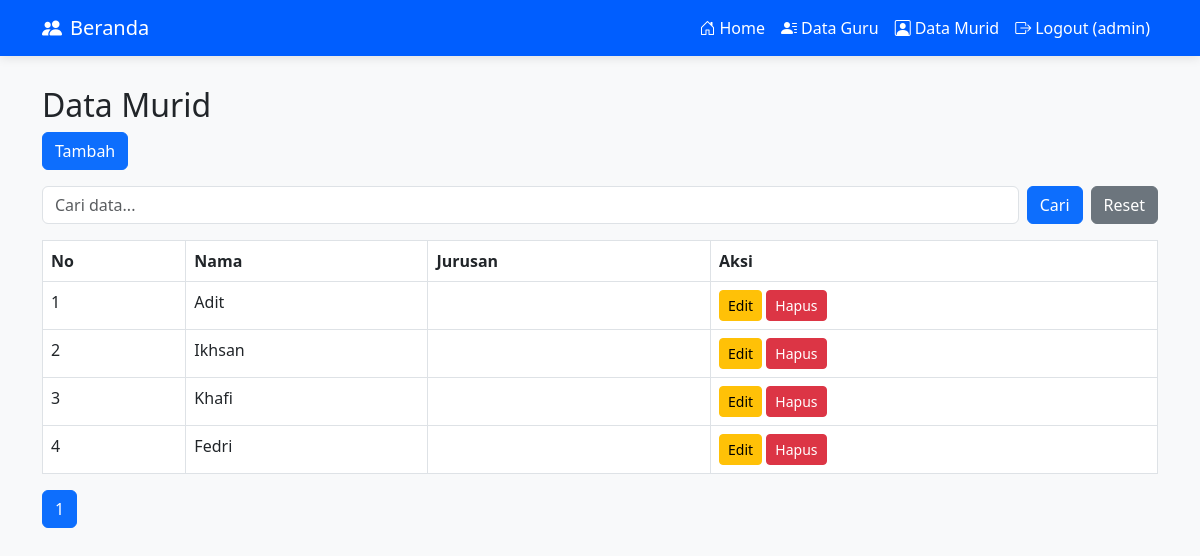
The page /views/murid/index.php (signed in) on the database its author committed.
### tables this page shows
CREATE TABLE `murid` (
  `id` int(11) NOT NULL,
  `nama` varchar(100) NOT NULL,
  `jurusan` enum('Kuliner', 'Perhotelan', 'MPLB', 'PPLG', 'Busana') NOT NULL
);

### config/Helper.php (called while the page is built, shortened)
<?php
function get($key) {
    return isset($_GET[$key]) ? htmlspecialchars($_GET[$key]) : null;
}
function paginate($totalData, $limit = 10) {
    $page = isset($_GET['page']) ? (int)$_GET['page'] : 1;
    $start = ($page - 1) * $limit;
    $totalPage = ceil($totalData / $limit);
    return [
        'start' => $start,
        'limit' => $limit,
        'current' => $page,
        'total_page' => $totalPage
    ];
}
?>

### models/Murid.php (called while the page is built, shortened)
<?php
class Murid {
    private $conn;
    private $table = "murid";
    public function __construct($db)
    {
        $this->conn = $db;
    }
    public function countAll($keyword = null) {
        if ($keyword) {
            $query = "SELECT COUNT(*) as total FROM $this->table
                    WHERE nama LIKE ? OR jurusan LIKE ?";
            $stmt = $this->conn->prepare($query);
            $like = "%$keyword%";
            $stmt->bind_param("ss", $like, $like);
            $stmt->execute();
            return $stmt->get_result()->fetch_assoc()['total'];
        } else {
            $query = "SELECT COUNT(*) as total FROM $this->table";
            return $this->conn->query($query)->fetch_assoc()['total'];
        }
    }
    public function getData($start, $limit, $keyword = null) {
        if ($keyword) {
            $query = "SELECT * FROM $this->table
                    WHERE nama LIKE ? OR jurusan LIKE ?
                    LIMIT ?, ?";
            $stmt = $this->conn->prepare($query);
            $like = "%$keyword%";
            $stmt->bind_param("ssii", $like, $like, $start, $limit);
        } else {
            $query = "SELECT * FROM $this->table LIMIT ?, ?";
            $stmt = $this->conn->prepare($query);
            $stmt->bind_param("ii", $start, $limit);
        }
        $stmt->execute();
        return $stmt->get_result();
    }
}
?>

### views/murid/index.php (the view, shortened to what this page needs)
<?php
include '../../config/Database.php';
include '../../models/Murid.php';
include '../../config/Helper.php';
$db = new Database();
$conn = $db->connect();
$keyword = get('search');
$murid = new Murid($conn);
$totalData = $murid->countAll($keyword);
$pagination = paginate($totalData, 10);
$data = $murid->getData($pagination['start'], $pagination['limit'], $keyword);
?>
<!DOCTYPE html>
<html>
    <link href="https://cdn.jsdelivr.net/npm/bootstrap@5.3.0/dist/css/bootstrap.min.css" rel="stylesheet">
    <link rel="stylesheet" href="https://cdn.jsdelivr.net/npm/bootstrap-icons@1.8.1/font/bootstrap-icons.css">
    <nav class="navbar navbar-expand-lg navbar-dark">
        <div class="container">
            <a class="navbar-brand" href="../../views/index.php">
                <i class="bi bi-people-fill me-2"></i>Beranda
            </a>
            <div class="collapse navbar-collapse justify-content-end" id="navbarNav">
                <ul class="navbar-nav">
                    <li class="nav-item">
                        <a class="nav-link" aria-current="page" href="../../views/index.php">
                            <i class="bi bi-house-door me-1"></i>Home
                        </a>
                    </li>
                    <li class="nav-item">
                        <a class="nav-link" href="../../views/guru/index.php">
                            <i class="bi bi-person-lines-fill me-1"></i>Data Guru
                        </a>
                    </li>
                    <li class="nav-item">
                        <a class="nav-link" href="../../views/murid/index.php">
                            <i class="bi bi-person-square me-1"></i>Data Murid
                        </a>
                    </li>
                    <li class="nav-item">
                        <a class="nav-link" href="logout.php">
                            <i class="bi bi-box-arrow-right me-1"></i>Logout (<?= $_SESSION['username']; ?>)
                        </a>
                    </li>
                </ul>
            </div>
        </div>
    </nav>
    <div class="container main-container">
        <h2>Data Murid</h2>
        <a href="tambah.php" class="btn btn-primary mb-3">Tambah</a>
        <form method="GET" class="mb-3 d-flex">
            <input type="text" name="search" class="form-control me-2" placeholder="Cari data..." value="<?= $keyword ?>">
            <button class="btn btn-primary">Cari</button>
            <a href="index.php" class="btn btn-secondary ms-2">Reset</a>
        </form>
        <table class="table table-bordered">
            <tr>
                <th>No</th>
                <th>Nama</th>
                <th>Jurusan</th>
                <th>Aksi</th>
            </tr>
            <?php $no = 1; while($row = $data->fetch_assoc()) : ?>
            <tr>
                <td><?= $no++ ?></td>
                <td><?= $row['nama'] ?></td>
                <td><?= $row['jurusan'] ?></td>
                <td>
                    <a href="edit.php?id=<?= $row['id'] ?>" class="btn btn-warning btn-sm">Edit</a>
                    <a href="../../proses/murid/hapus.php?id=<?= $row['id'] ?>" class="btn btn-danger btn-sm" onclick="return confirm('Yakin?')">Hapus</a>
                </td>
            </tr>
            <?php endwhile; ?>
        </table>
        <nav>
        <ul class="pagination">
        <?php for($i = 1; $i <= $pagination['total_page']; $i++) : ?>
            <li class="page-item <?= $i == $pagination['current'] ? 'active' : '' ?>">
                <a class="page-link"
                href="?page=<?= $i ?>&search=<?= $keyword ?>">
                <?= $i ?>
                </a>
            </li>
        <?php endfor; ?>
        </ul>
        </nav>
    </div>
</body>
</html>

### views/murid/index.php (style rules this page uses)
:root { --primary-color: #005effff; --secondary-color: #005effff; }
.navbar { background: linear-gradient(135deg, var(--primary-color) 0%, var(--secondary-color) 100%) !important; box-shadow: 0 2px 10px rgba(0, 0, 0, 0.1); }
.navbar-brand, .nav-link { color: white !important; font-weight: 500; }
.main-container { margin-top: 30px; }

### rows shown on the page
murid: nama "Adit"
murid: nama "Ikhsan"
murid: nama "Khafi"
murid: nama "Fedri"

### other values the page prints
$_SESSION['username'] "admin"
